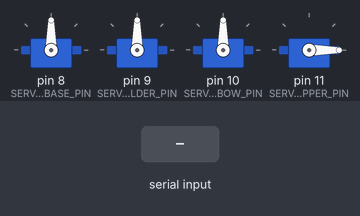
Simulated run of this sketch. Board: Arduino Uno, built with avr-gcc and run on an emulated ATmega328P. Parts: 4 × servo. The test bench sets the inputs (shaded band).

Above: at 1.2 s.
1.3 s: "," received over Serial
At 2.4 s:
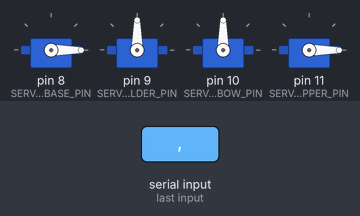
2.8 s: "90,45\n" received over Serial
At 3.6 s:
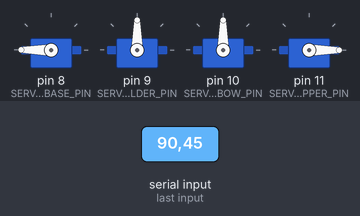
4.3 s: "30,150\n" received over Serial
At 4.7 s:
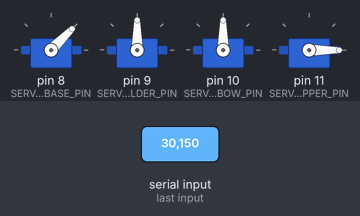
Timing chart, 0 to 7.3 s (numbered marks = the images above; inputs shaded):
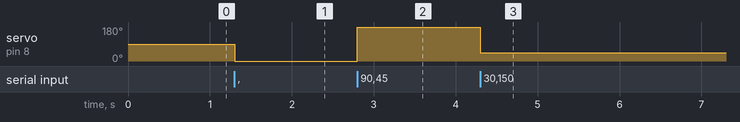

The sketch:

robot_control.ino
```cpp
#include <Servo.h>

// Declare the Arduino pin where each servo is connected
#define SERVO_BASE_PIN 8
#define SERVO_SHOULDER_PIN 9
#define SERVO_ELBOW_PIN 10
#define SERVO_GRIPPER_PIN 11

// Define the start configuration of the joints
#define BASE_START 90
#define SHOULDER_START 90
#define ELBOW_START 90
#define GRIPPER_START 0

// Register the servo motors of each joint
Servo base;
Servo shoulder;
Servo elbow;
Servo gripper;

uint8_t idx = 0;
uint8_t val_idx = 0;
char value[4] = "000";


/*
 * Apply a safe command to a servo.
 *   - Clamps the goal into the absolute servo range (0..180)
 *   - Skips writes if the new goal matches what the servo already holds
 *     (eliminates I2C chatter and pulse stretching on busy bus)
 *
 * Smoothing is handled upstream in ROS 2 (gesture_receiver ->
 * S-curve smoother -> JointTrajectory -> joint_trajectory_controller),
 * so this firmware does NOT ramp one degree at a time. Looping with
 * delay() here would re-introduce the very jerk we are killing in
 * software and desynchronize from the controller's 50 Hz command rate.
 */
int clamp_servo_angle(int goal) {
  if (goal < 0)   return 0;
  if (goal > 180) return 180;
  return goal;
}

void apply_goal(Servo& motor, int goal) {
  goal = clamp_servo_angle(goal);
  if (goal != motor.read()) {
    motor.write(goal);
  }
}

void reach_goal(Servo& motor, int goal) {
  apply_goal(motor, goal);
}

void setup() {
  // Attach and Initialize each Servo to the Arduino pin where it is connected
  base.attach(SERVO_BASE_PIN);
  shoulder.attach(SERVO_SHOULDER_PIN);
  elbow.attach(SERVO_ELBOW_PIN);
  gripper.attach(SERVO_GRIPPER_PIN);

  // Set a common start point for each joint
  // This way, the start status of each joint is known
  base.write(BASE_START);
  shoulder.write(SHOULDER_START);
  elbow.write(ELBOW_START);
  gripper.write(GRIPPER_START);

  // Start the Serial communication with ROS
  Serial.begin(115200);
  Serial.setTimeout(1);
}

void loop() {
  if (Serial.available())
  {
    char chr = Serial.read();

    // base motor
    if(chr == 'b')
    {
      idx = 0;
      val_idx = 0;
    }
    // shoulder motor
    else if(chr == 's')
    {
      idx = 1;
      val_idx = 0;
    }
    // elbow motor
    else if(chr == 'e')
    {
      idx = 2;
      val_idx = 0;
    }
    // gripper motor
    else if(chr == 'g')
    {
      idx = 3;
      val_idx = 0;
    }
    // Separator
    else if(chr == ',')
    {
      int val = atoi(value);
      if(idx == 0)
      {
        reach_goal(base, val);
      }
      else if(idx == 1)
      {
        reach_goal(shoulder, val);
      }
      else if(idx == 2)
      {
        reach_goal(elbow, val);
      }
      else if(idx == 3)
      {
        reach_goal(gripper, val);
      }

      // reset the angle
      value[0] = '0';
      value[1] = '0';
      value[2] = '0';
      value[3] = '\0';
    }
    // Plain number
    else
    {
      value[val_idx] = chr;
      val_idx++;
    }
  }
}
```

Measured:
- after the input at 1.3 s, servo on pin 8 (SERVO_BASE_PIN): 90° → 0° at once
- after the input at 2.8 s, servo on pin 8 (SERVO_BASE_PIN): 0° → 180° at once
- after the input at 4.3 s, servo on pin 8 (SERVO_BASE_PIN): 180° → 45° at once
